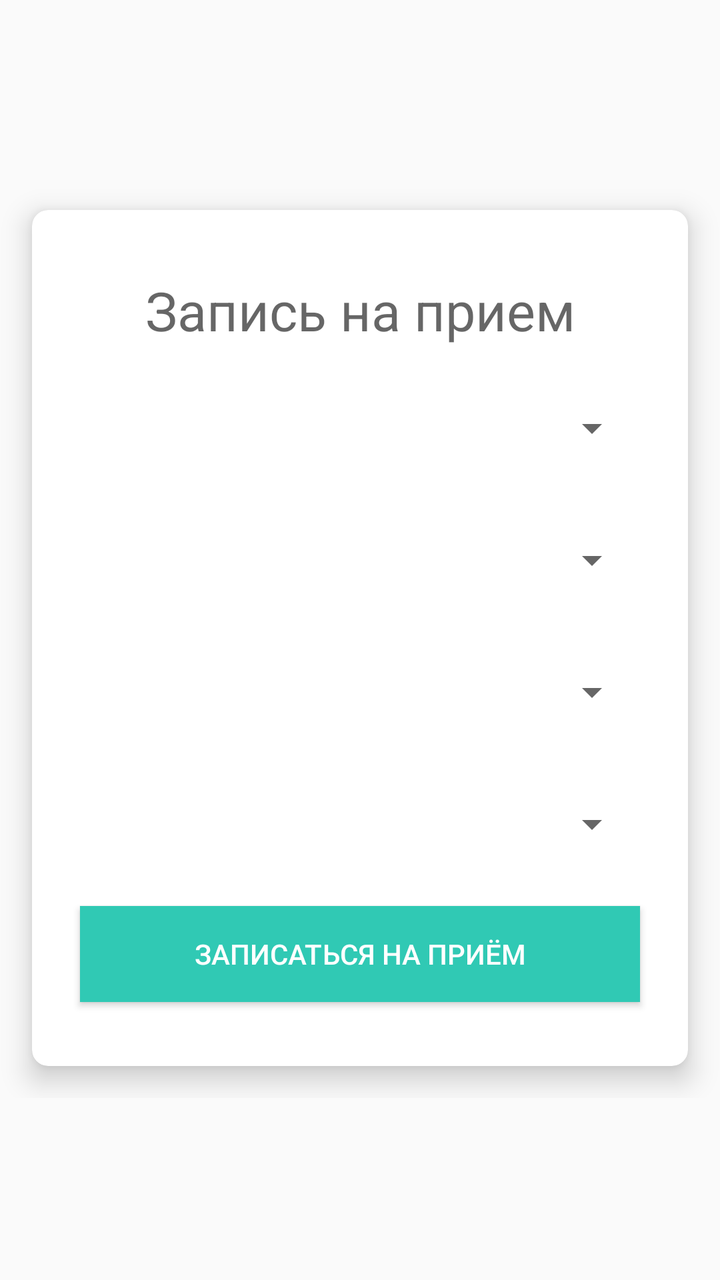
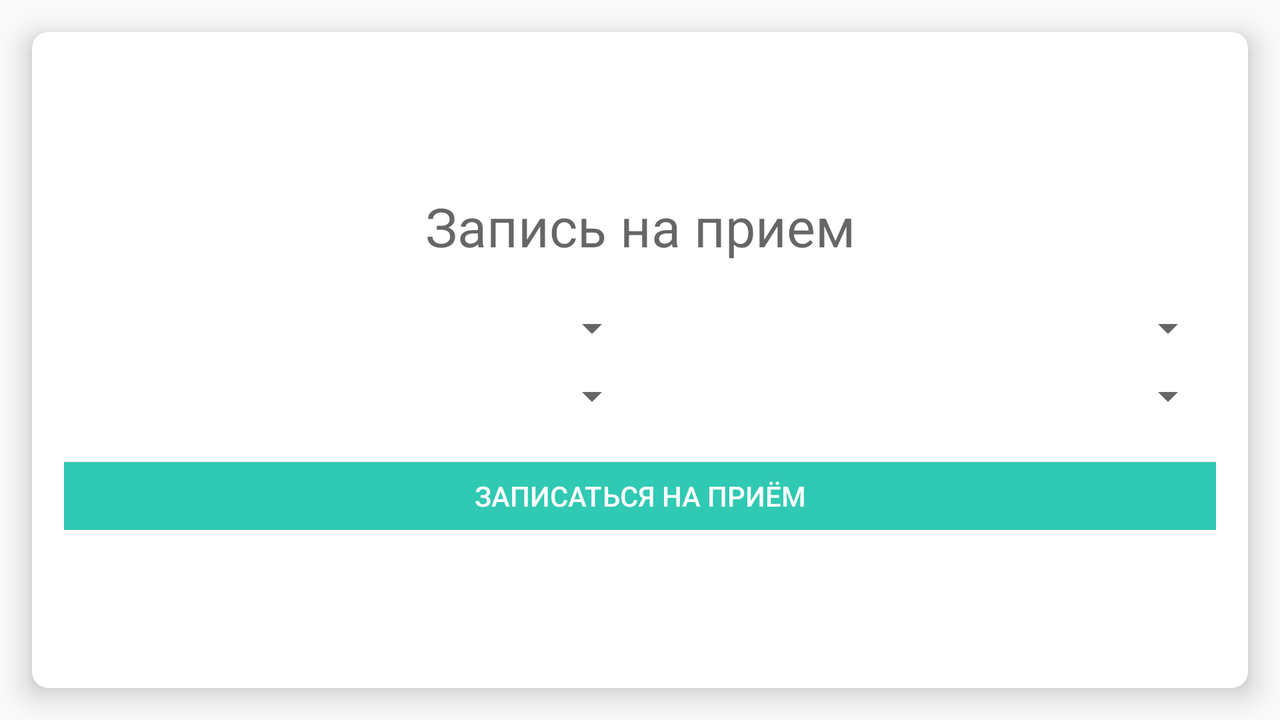

Two renders of one Android screen. The first uses the default layout on a phone; the second uses the alternative layout the repository ships for a different screen configuration, on a matching device. The two XML files are below.
<!-- AndroidManifest.xml: application theme AppTheme -->
<!-- res/layout/activity_add_appointment_menu.xml -->
<?xml version="1.0" encoding="utf-8"?>
<android.support.constraint.ConstraintLayout xmlns:android="http://schemas.android.com/apk/res/android"
    xmlns:app="http://schemas.android.com/apk/res-auto"
    xmlns:tools="http://schemas.android.com/tools"
    android:layout_width="match_parent"
    android:layout_height="match_parent"
    tools:context=".AddAppointmentMenu">

    <ScrollView
        android:layout_width="fill_parent"
        android:layout_height="wrap_content"
        android:layout_gravity="center"
        app:layout_constraintBottom_toBottomOf="parent"
        app:layout_constraintEnd_toEndOf="parent"
        app:layout_constraintHorizontal_bias="0.0"
        app:layout_constraintStart_toStartOf="parent"
        app:layout_constraintTop_toTopOf="parent"
        app:layout_constraintVertical_bias="0.495">

        <android.support.v7.widget.CardView
            android:layout_width="match_parent"
            android:layout_height="match_parent"
            android:layout_gravity="center"
            android:layout_margin="16dp"
            app:cardCornerRadius="8dp"
            app:cardElevation="8dp">

            <android.support.constraint.ConstraintLayout
                android:layout_width="match_parent"
                android:layout_height="match_parent"
                android:layout_margin="16dp"
                android:minHeight="0dp">
                <TextView
                    android:id="@+id/textView"
                    android:layout_width="wrap_content"
                    android:layout_height="wrap_content"
                    android:layout_marginEnd="8dp"
                    android:layout_marginStart="8dp"
                    android:layout_marginTop="16dp"
                    android:text="Запись на прием"
                    android:textAppearance="@style/TextAppearance.AppCompat.Display1"
                    android:textSize="27sp"
                    app:layout_constraintEnd_toEndOf="parent"
                    app:layout_constraintStart_toStartOf="parent"
                    app:layout_constraintTop_toTopOf="parent" />

                <Spinner
                    android:id="@+id/spinner"
                    android:layout_width="0dp"
                    android:layout_height="34dp"
                    android:layout_marginEnd="8dp"
                    android:layout_marginStart="8dp"
                    android:layout_marginTop="24dp"
                    android:gravity="center"
                    app:layout_constraintEnd_toEndOf="parent"
                    app:layout_constraintStart_toStartOf="parent"
                    app:layout_constraintTop_toBottomOf="@+id/textView" />


                <Spinner
                    android:id="@+id/DateSpinner"
                    android:layout_width="0dp"
                    android:layout_height="34dp"
                    android:layout_marginEnd="8dp"
                    android:layout_marginStart="8dp"
                    android:layout_marginTop="32dp"
                    app:layout_constraintEnd_toEndOf="parent"
                    app:layout_constraintStart_toStartOf="parent"
                    app:layout_constraintTop_toBottomOf="@+id/spinner" />

                <Spinner
                    android:id="@+id/DoctorsSpinner"
                    android:layout_width="0dp"
                    android:layout_height="34dp"
                    android:layout_marginEnd="8dp"
                    android:layout_marginStart="8dp"
                    android:layout_marginTop="32dp"
                    app:layout_constraintEnd_toEndOf="parent"
                    app:layout_constraintStart_toStartOf="parent"
                    app:layout_constraintTop_toBottomOf="@+id/DateSpinner" />

                <Spinner
                    android:id="@+id/TimeSpinner"
                    android:layout_width="0dp"
                    android:layout_height="34dp"
                    android:layout_marginEnd="8dp"
                    android:layout_marginStart="8dp"
                    android:layout_marginTop="32dp"
                    app:layout_constraintEnd_toEndOf="parent"
                    app:layout_constraintStart_toStartOf="parent"
                    app:layout_constraintTop_toBottomOf="@+id/DoctorsSpinner" />

                <Button
                    android:id="@+id/button"
                    style="@style/Widget.AppCompat.Button.Colored"
                    android:layout_width="0dp"
                    android:layout_height="wrap_content"
                    android:layout_marginBottom="16dp"
                    android:layout_marginEnd="8dp"
                    android:layout_marginStart="8dp"
                    android:layout_marginTop="24dp"
                    android:background="?attr/colorPrimary"
                    android:onClick="AddAppointmentButtonClick"
                    android:text="Записаться на приём"
                    app:layout_constraintBottom_toBottomOf="parent"
                    app:layout_constraintEnd_toEndOf="parent"
                    app:layout_constraintStart_toStartOf="parent"
                    app:layout_constraintTop_toBottomOf="@+id/TimeSpinner" />
            </android.support.constraint.ConstraintLayout>
        </android.support.v7.widget.CardView>
    </ScrollView>
</android.support.constraint.ConstraintLayout>
<!-- resources referenced by this layout -->
<resources>
  <style name="AppTheme" parent="Theme.AppCompat.Light.DarkActionBar">
          
          <item name="colorPrimary">@color/colorPrimary</item>
          <item name="colorPrimaryDark">@color/colorPrimaryDark</item>
          <item name="colorAccent">@color/colorAccent</item>
      </style>
  <color name="colorPrimary">#30c9b4</color>
  <color name="colorPrimaryDark">#32baa8</color>
  <color name="colorAccent">#2be6ba</color>
</resources>
<!-- res/layout-land/activity_add_appointment_menu.xml (the repository's variant of the layout above) -->
<!-- drawn on the phone turned sideways -->
<?xml version="1.0" encoding="utf-8"?>
<android.support.constraint.ConstraintLayout xmlns:android="http://schemas.android.com/apk/res/android"
    xmlns:app="http://schemas.android.com/apk/res-auto"
    xmlns:tools="http://schemas.android.com/tools"
    android:layout_width="match_parent"
    android:layout_height="match_parent"
    tools:context=".AddAppointmentMenu">

    
        
        
        
        
        
        
        
        
        

    <android.support.v7.widget.CardView
        android:layout_width="match_parent"
        android:layout_height="match_parent"
        android:layout_gravity="center"
        android:layout_margin="16dp"
        app:cardCornerRadius="8dp"
        app:cardElevation="8dp">

        <TableLayout
            android:layout_width="match_parent"
            android:layout_height="match_parent"
            android:layout_margin="16dp"
            android:stretchColumns="*"
            android:gravity="center"
            android:scrollbars="horizontal">
            <TableRow>
                <TextView
                    android:id="@+id/textView"
                    android:layout_width="match_parent"
                    android:layout_height="wrap_content"
                    android:text="Запись на прием"
                    android:layout_marginBottom="16dp"
                    android:gravity="center"
                    android:layout_span="2"
                    android:textAppearance="@style/TextAppearance.AppCompat.Display1"
                    android:textSize="27sp" />
            </TableRow>
            <TableRow>
                <Spinner
                    android:id="@+id/spinner"
                    android:layout_width="match_parent"
                    android:layout_height="34dp" />
                <Spinner
                    android:id="@+id/DateSpinner"
                    android:layout_width="match_parent"
                    android:layout_height="34dp"/>
            </TableRow>
            <TableRow>
                <Spinner
                    android:id="@+id/DoctorsSpinner"
                    android:layout_width="match_parent"
                    android:layout_height="34dp" />

                <Spinner
                    android:id="@+id/TimeSpinner"
                    android:layout_width="match_parent"
                    android:layout_height="34dp" />
            </TableRow>
            <TableRow>
                <Button
                    android:id="@+id/button"
                    style="@style/Widget.AppCompat.Button.Colored"
                    android:layout_width="match_parent"
                    android:layout_height="34dp"
                    android:layout_span="2"
                    android:layout_marginTop="16dp"
                    android:background="?attr/colorPrimary"
                    android:onClick="AddAppointmentButtonClick"
                    android:text="Записаться на приём" />
            </TableRow>
        </TableLayout>
    </android.support.v7.widget.CardView>

    
</android.support.constraint.ConstraintLayout>
